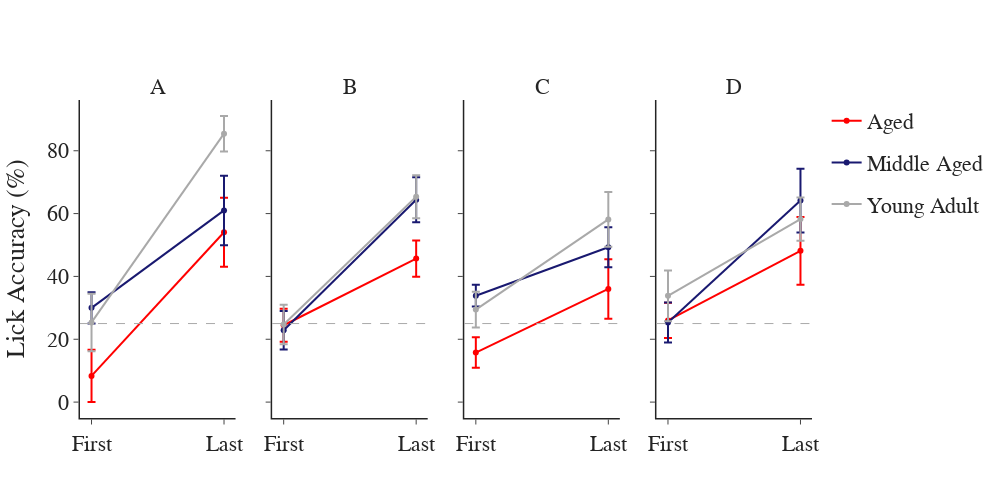

The cell this chart's notebook holds for it:
### Code cell
y_variable = 'lick_accuracy_thresh5'
sess_pairs = [('A', 'AP'), ('B', 'BP'), ('C', 'CP'), ('D', 'DP')]
fig = pf.custom_graph_template(x_title='', y_title='', rows=1, columns=4, titles=['A', 'B', 'C', 'D'], 
                               width=1000, shared_y=True)
for idx, pair in enumerate(sess_pairs):
    loop_data = ct_df[(ct_df['session'] == pair[0]) | (ct_df['session'] == pair[1])]
    loop_data = loop_data.replace({pair[0]: 'First', pair[1]: 'Last'})
    avg_data = loop_data.groupby(['session', 'group'], as_index=False).agg({y_variable: ['mean', 'sem']})
    for group in np.unique(avg_data['group']):
        gdata = avg_data[avg_data['group'] == group]
        fig.add_trace(go.Scatter(x=gdata['session'], y=gdata[y_variable]['mean'], name=group,
                                 marker_color=group_colors_dict[group], showlegend=False, legendgroup=group,
                                 error_y=dict(type='data', array=gdata[y_variable]['sem'])), row=1, col=idx+1)
fig['data'][0]['showlegend'] = True
fig['data'][1]['showlegend'] = True
fig['data'][2]['showlegend'] = True
fig.add_hline(y=25, line_width=1, line_dash='dash', line_color=chance_color, opacity=1)
fig.update_yaxes(title='Lick Accuracy (%)', col=1)
fig.show()
fig.write_image(pjoin(fig_path, 'thresh5_probe_acc.png'))

### Figure 1 — Plotly figure (JSON) as saved in the notebook; plotly's stock layout.template omitted (floating-point values rounded to 4 significant figures)
{"data": [{"error_y": {"array": [8.333, 11.0], "type": "data"}, "legendgroup": "Aged", "marker": {"color": "red"}, "name": "Aged", "showlegend": true, "type": "scatter", "x": ["First", "Last"], "xaxis": "x", "y": [8.333, 54.06], "yaxis": "y"}, {"error_y": {"array": [5, 11.07], "type": "data"}, "legendgroup": "Middle Aged", "marker": {"color": "midnightblue"}, "name": "Middle Aged", "showlegend": true, "type": "scatter", "x": ["First", "Last"], "xaxis": "x", "y": [30, 61.01], "yaxis": "y"}, {"error_y": {"array": [9.136, 5.647], "type": "data"}, "legendgroup": "Young Adult", "marker": {"color": "darkgrey"}, "name": "Young Adult", "showlegend": true, "type": "scatter", "x": ["First", "Last"], "xaxis": "x", "y": [25.36, 85.44], "yaxis": "y"}, {"error_y": {"array": [5.254, 5.791], "type": "data"}, "legendgroup": "Aged", "marker": {"color": "red"}, "name": "Aged", "showlegend": false, "type": "scatter", "x": ["First", "Last"], "xaxis": "x2", "y": [24.46, 45.68], "yaxis": "y2"}, {"error_y": {"array": [6.135, 7.161], "type": "data"}, "legendgroup": "Middle Aged", "marker": {"color": "midnightblue"}, "name": "Middle Aged", "showlegend": false, "type": "scatter", "x": ["First", "Last"], "xaxis": "x2", "y": [22.88, 64.38], "yaxis": "y2"}, {"error_y": {"array": [6.302, 6.861], "type": "data"}, "legendgroup": "Young Adult", "marker": {"color": "darkgrey"}, "name": "Young Adult", "showlegend": false, "type": "scatter", "x": ["First", "Last"], "xaxis": "x2", "y": [24.71, 65.35], "yaxis": "y2"}, {"error_y": {"array": [4.855, 9.479], "type": "data"}, "legendgroup": "Aged", "marker": {"color": "red"}, "name": "Aged", "showlegend": false, "type": "scatter", "x": ["First", "Last"], "xaxis": "x3", "y": [15.76, 36.02], "yaxis": "y3"}, {"error_y": {"array": [3.467, 6.373], "type": "data"}, "legendgroup": "Middle Aged", "marker": {"color": "midnightblue"}, "name": "Middle Aged", "showlegend": false, "type": "scatter", "x": ["First", "Last"], "xaxis": "x3", "y": [33.86, 49.27], "yaxis": "y3"}, {"error_y": {"array": [5.703, 8.73], "type": "data"}, "legendgroup": "Young Adult", "marker": {"color": "darkgrey"}, "name": "Young Adult", "showlegend": false, "type": "scatter", "x": ["First", "Last"], "xaxis": "x3", "y": [29.45, 58.16], "yaxis": "y3"}, {"error_y": {"array": [5.628, 10.79], "type": "data"}, "legendgroup": "Aged", "marker": {"color": "red"}, "name": "Aged", "showlegend": false, "type": "scatter", "x": ["First", "Last"], "xaxis": "x4", "y": [26.0, 48.14], "yaxis": "y4"}, {"error_y": {"array": [6.392, 10.13], "type": "data"}, "legendgroup": "Middle Aged", "marker": {"color": "midnightblue"}, "name": "Middle Aged", "showlegend": false, "type": "scatter", "x": ["First", "Last"], "xaxis": "x4", "y": [25.33, 64.14], "yaxis": "y4"}, {"error_y": {"array": [8.074, 6.853], "type": "data"}, "legendgroup": "Young Adult", "marker": {"color": "darkgrey"}, "name": "Young Adult", "showlegend": false, "type": "scatter", "x": ["First", "Last"], "xaxis": "x4", "y": [33.81, 58.24], "yaxis": "y4"}], "layout": {"annotations": [{"font": {"size": 22}, "showarrow": false, "text": "A", "x": 0.1062, "xanchor": "center", "xref": "paper", "y": 1, "yanchor": "bottom", "yref": "paper"}, {"font": {"size": 22}, "showarrow": false, "text": "B", "x": 0.3688, "xanchor": "center", "xref": "paper", "y": 1, "yanchor": "bottom", "yref": "paper"}, {"font": {"size": 22}, "showarrow": false, "text": "C", "x": 0.6313, "xanchor": "center", "xref": "paper", "y": 1, "yanchor": "bottom", "yref": "paper"}, {"font": {"size": 22}, "showarrow": false, "text": "D", "x": 0.8938, "xanchor": "center", "xref": "paper", "y": 1, "yanchor": "bottom", "yref": "paper"}], "font": {"family": "Arial", "size": 22}, "height": 500, "shapes": [{"line": {"color": "darkgrey", "dash": "dash", "width": 1}, "opacity": 1, "type": "line", "x0": 0, "x1": 1, "xref": "x domain", "y0": 25, "y1": 25, "yref": "y"}, {"line": {"color": "darkgrey", "dash": "dash", "width": 1}, "opacity": 1, "type": "line", "x0": 0, "x1": 1, "xref": "x2 domain", "y0": 25, "y1": 25, "yref": "y2"}, {"line": {"color": "darkgrey", "dash": "dash", "width": 1}, "opacity": 1, "type": "line", "x0": 0, "x1": 1, "xref": "x3 domain", "y0": 25, "y1": 25, "yref": "y3"}, {"line": {"color": "darkgrey", "dash": "dash", "width": 1}, "opacity": 1, "type": "line", "x0": 0, "x1": 1, "xref": "x4 domain", "y0": 25, "y1": 25, "yref": "y4"}], "title": {"x": 0.5, "xanchor": "center", "y": 0.9, "yanchor": "top"}, "width": 1000, "xaxis": {"anchor": "y", "domain": [0, 0.2125], "linewidth": 1.5, "title": {"text": ""}}, "xaxis2": {"anchor": "y2", "domain": [0.2625, 0.475], "linewidth": 1.5, "title": {"text": ""}}, "xaxis3": {"anchor": "y3", "domain": [0.525, 0.7375], "linewidth": 1.5, "title": {"text": ""}}, "xaxis4": {"anchor": "y4", "domain": [0.7875, 1], "linewidth": 1.5, "title": {"text": ""}}, "yaxis": {"anchor": "x", "domain": [0, 1], "linewidth": 1.5, "matches": "y", "title": {"text": "Lick Accuracy (%)"}}, "yaxis2": {"anchor": "x2", "domain": [0, 1], "linewidth": 1.5, "matches": "y", "showticklabels": false, "title": {"text": ""}}, "yaxis3": {"anchor": "x3", "domain": [0, 1], "linewidth": 1.5, "matches": "y", "showticklabels": false, "title": {"text": ""}}, "yaxis4": {"anchor": "x4", "domain": [0, 1], "linewidth": 1.5, "matches": "y", "showticklabels": false, "title": {"text": ""}}}}
